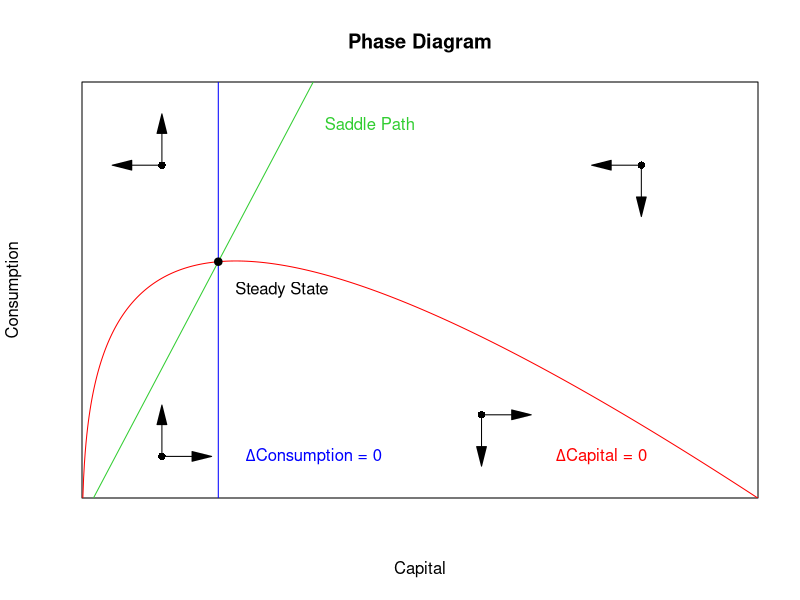
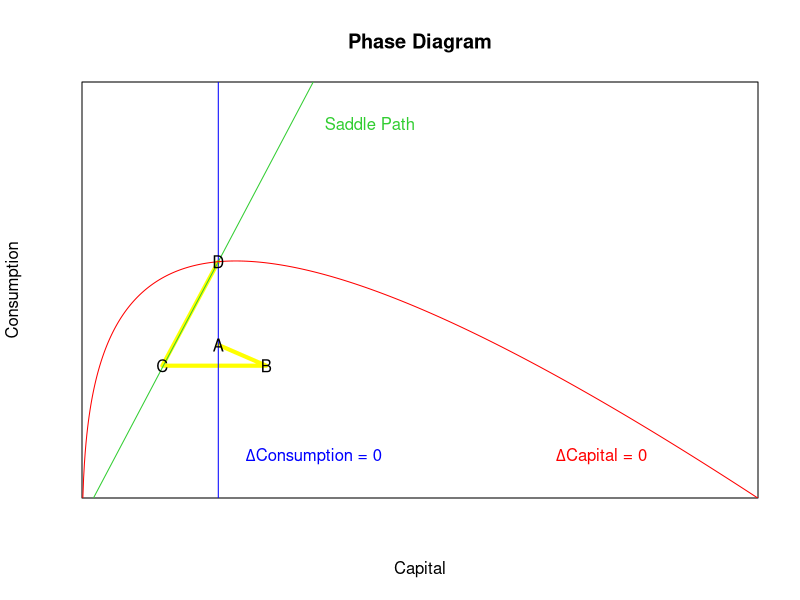
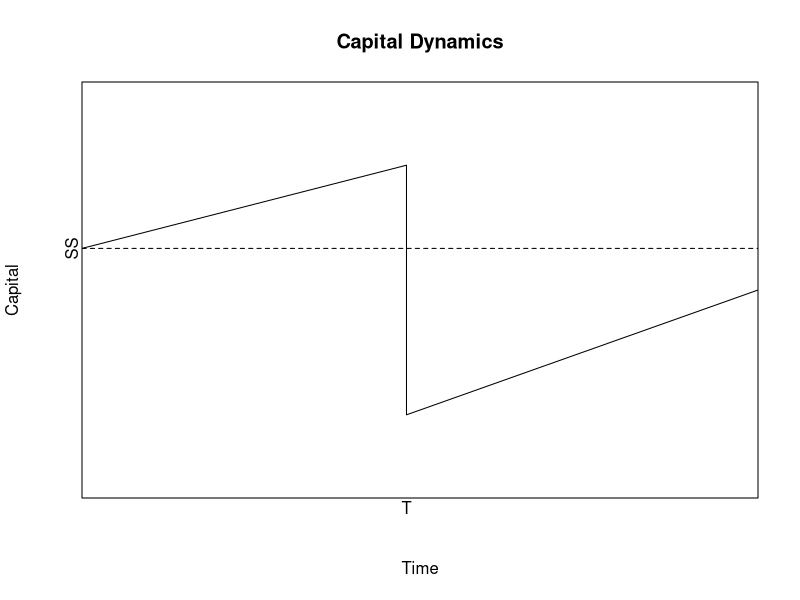
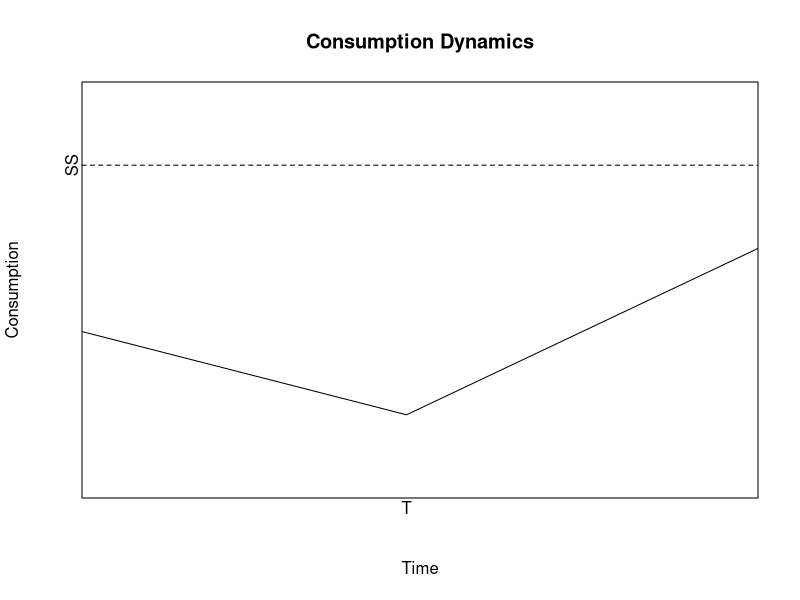
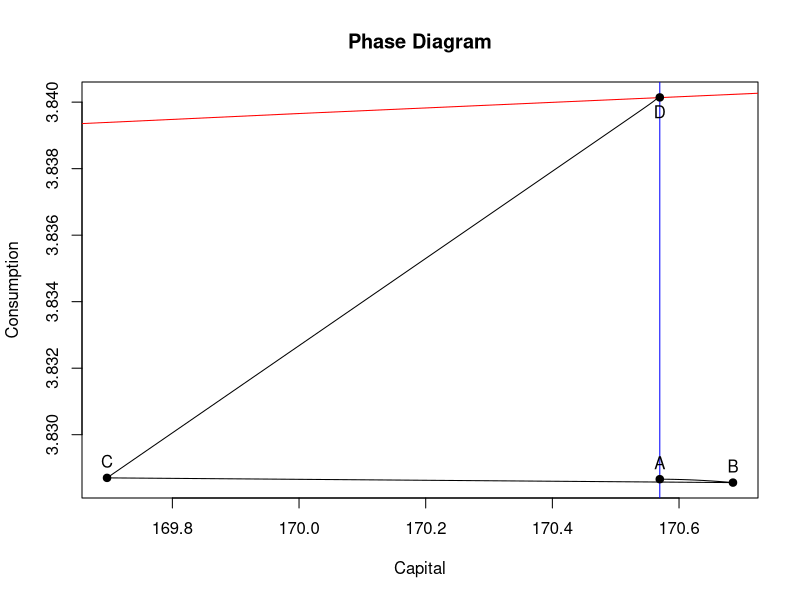
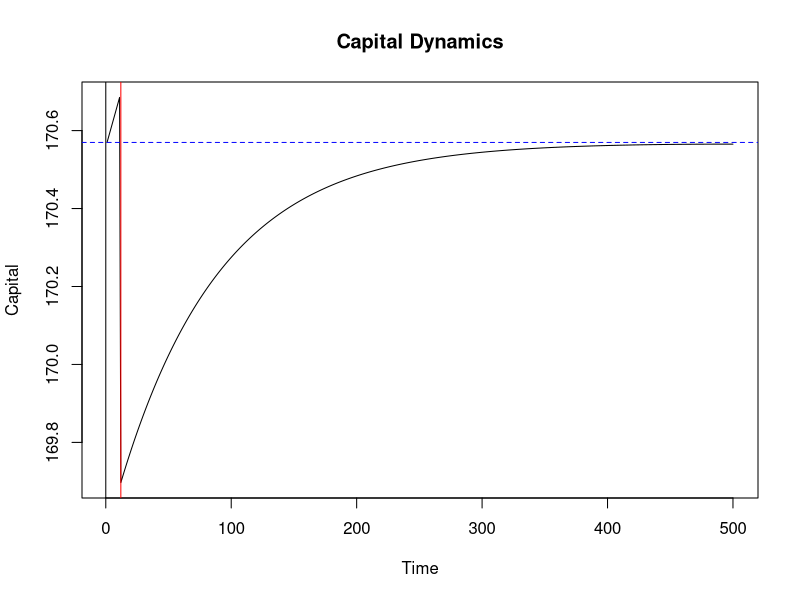
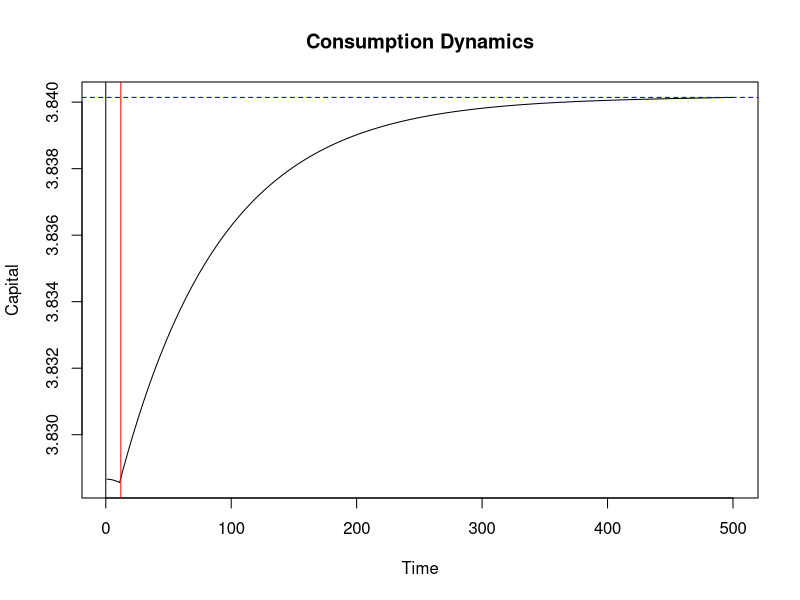

The R script that drew these images, in order:
## ---- chunk 1
knitr::opts_chunk$set(echo = TRUE)
## ---- chunk 2
library(shape)

delta <- 0.01
alpha <- 1/3
sigma <- 1
beta <- .99^(1/12)
d <- 1

k_ss <- ((1/beta-1+delta)/alpha)^(1/(alpha-1))
c_ss <- k_ss^alpha - d - delta*k_ss

k_grid <- seq(from = 0, to = 846, by = 1)
lom_nochange <- k_grid^alpha - delta*k_grid - d

sp_slope <- 1/55

plot(1, type = "n", xlim=c(min(k_grid), max(k_grid)), ylim=c(0, 5), ylab="Consumption", xlab = "Capital", xaxs="i", yaxs="i", axes = FALSE, main = "Phase Diagram")

box()

x <- c(100, 100, 700, 500)
y <- c(.5, 4, 4, 1)

points(x, y, pch=16)

Arrows(x0 = x, 
       y0 = y,
       x1 = x + 50*c(1, -1, -1, 1),
       y1 = y,
       arr.type = "triangle")

Arrows(x0 = x,
       y0 = y,
       x1 = x,
       y1 = y+ .5*c(1, 1, -1, -1),
       arr.type = "triangle")


abline(v=k_ss, col = "blue")
abline(a = c_ss - k_ss*sp_slope, b = sp_slope, col = "limegreen")
lines(x = k_grid, y = lom_nochange, col = "red")
points(y=c_ss, x=k_ss, pch=19, col="black")

text(expression(paste(Delta, Consumption," = 0")), x = 290, y=.5, col = "blue")
text(expression(paste(Delta, Capital," = 0")), x = 650, y=.5, col = "red")
text("Steady State", x = 250, y=2.5, col = "black")
text("Saddle Path", x = 360, y=4.5, col = "limegreen")

## ---- chunk 3
delta <- 0.01
alpha <- 1/3
sigma <- 1
beta <- .99^(1/12)
d <- 1

k_ss <- ((1/beta-1+delta)/alpha)^(1/(alpha-1))
c_ss <- k_ss^alpha - d - delta*k_ss

k_grid <- seq(from = 0, to = 846, by = 1)
lom_nochange <- k_grid^alpha - delta*k_grid - d

sp_slope <- 1/55

# Phase diagram

plot(1, type = "n", xlim=c(min(k_grid), max(k_grid)), ylim=c(0, 5), ylab="Consumption", xlab = "Capital", xaxs="i", yaxs="i", axes = FALSE, main = "Phase Diagram")

box()

lines(x = c(k_ss, k_ss+60, k_ss-70, k_ss),
      y = c(c_ss-1, c_ss-1.25, c_ss-1.25, c_ss),
      lwd=4,
      col="yellow")

abline(v=k_ss, col = "blue")
abline(a = c_ss - k_ss*sp_slope, b = sp_slope, col = "limegreen")
lines(x = k_grid, y = lom_nochange, col = "red")

text(expression(paste(Delta, Consumption," = 0")), x = 290, y=.5, col = "blue")
text(expression(paste(Delta, Capital," = 0")), x = 650, y=.5, col = "red")
text("Saddle Path", x = 360, y=4.5, col = "limegreen")

text("D", x = k_ss, y=c_ss, col = "black")
text("A", x = k_ss, y=c_ss-1, col = "black")
text("B", x = k_ss+60, y=c_ss-1.25, col = "black")
text("C", x = k_ss-70, y=c_ss-1.25, col = "black")

# Capital
plot(1, type = "n", xlim=c(0, 25), ylim=c(0, 5), ylab="Capital", xlab = "Time", xaxs="i", yaxs="i", axes=FALSE, main = "Capital Dynamics")
box()
lines(x = c(0, 12, 12, 25),
      y = c(3, 4, 1, 2.5))
abline(h=3, lty=2)
mtext(text = "SS", side = 2, at = 3)
mtext(text = "T",side = 1, at = 12)

# Consumption
plot(1, type = "n", xlim=c(0, 25), ylim=c(0, 5), ylab="Consumption", xlab = "Time", xaxs="i", yaxs="i", axes=FALSE, main = "Consumption Dynamics")
box()
lines(x = c(0, 12, 25),
      y = c(2, 1, 3))
abline(h=4, lty=2)
mtext(text = "SS", side = 2, at = 4)
mtext(text = "T",side = 1, at = 12)

## ---- chunk 4
# model parameters
delta <- 0.01
alpha <- 1/3
sigma <- 1
beta <- .99^(1/12)
d_earthquake <- 1
t_earthquake <- 12

# Solve SS
k_ss <- ((1/beta - 1 + delta) / alpha)^(1 / (alpha - 1))
c_ss <- k_ss^alpha - delta*k_ss

# simulation parameters 
n_periods <- 500
c0_min <- 0
c0_max <- c_ss
max_iter <- 10000
iter <- 1
tolerence <- 0.001

# initialize simulation variables
k_path <- NULL
c_path <- NULL

while (iter < max_iter) {
  c_path[1] <- (c0_max + c0_min)/2
  k_path[1] <- k_ss
  
  # iterate for n_periods
  for (t in 2:n_periods) {
    k_path[t] <- (1 - delta) * k_path[t-1] + k_path[t-1] ^ alpha - c_path[t - 1]
    if (t == t_earthquake) k_path[t] <- k_path[t] - d_earthquake
    c_path[t] <- c_path[t-1] * beta * (alpha * k_path[t]^(alpha - 1) + 1 - delta)
  }
  
  # c and k value for testing if in SS
  c_test <- c_path[n_periods]
  k_test <- k_path[n_periods]
  
  # replace infinite test values with large double.
  if (!is.finite(c_test)) c_test <- .Machine$double.xmax
  if (!is.finite(k_test)) k_test <- .Machine$double.xmax
  
  # Break if within tolerence
  if (abs(c_test - c_ss) + abs(k_test - k_ss) < tolerence)  break
  
  # Update min and max of guess for consumption initial value and iterate counter.
  if (c_test < c_ss)  c0_min <- c_path[1]
  if (c_test > c_ss)  c0_max <- c_path[1]
  iter <- iter + 1
}
## ---- chunk 5
plot(y=c_path, x=k_path, type = "l", ylab = "Consumption", xlab = "Capital", main = "Phase Diagram")

k_grid <- seq(from = 0, to = 846, by = 1)
lom_nochange <- k_grid^alpha - delta*k_grid
lines(x = k_grid, y = lom_nochange, col = "red")

abline(v = k_ss, col ="blue")

points(x=c(k_path[1], 
           k_path[t_earthquake-1], 
           k_path[t_earthquake], 
           k_ss),
       y=c(c_path[1], 
           c_path[t_earthquake-1], 
           c_path[t_earthquake], 
           c_ss),
       pch=19)

text("A", x = k_path[1], y=c_path[1], pos = 3)
text("B", x = k_path[t_earthquake-1], y=c_path[t_earthquake-1], pos = 3)
text("C", x = k_path[t_earthquake], y=c_path[t_earthquake], pos = 3)
text("D", x = k_ss, y=c_ss, pos = 1)

plot(k_path, type = "l", ylab = "Capital", xlab = "Time", main = "Capital Dynamics")
abline(v = t_earthquake, col = "red")
abline(v=0)
abline(h = k_ss, lty =2, col = "blue")

plot(c_path, type = "l", ylab = "Capital", xlab = "Time", main = "Consumption Dynamics")
abline(v = t_earthquake, col = "red")
abline(v=0)
abline(h = c_ss, lty =2, col = "blue")
